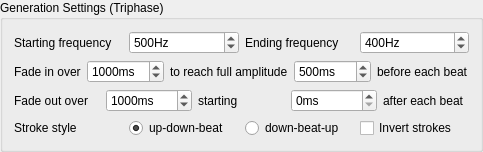
        <widget class="QGroupBox" name="estimTriphaseSettingsBox">
         <property name="enabled">
          <bool>true</bool>
         </property>
         <property name="title">
          <string>Generation Settings (Triphase)</string>
         </property>
         <layout class="QGridLayout" name="gridLayout_9">
          <item row="1" column="0" colspan="2">
           <layout class="QHBoxLayout" name="estimTriphaseFrequencyHorizontalLayout">
            <item>
             <widget class="QLabel" name="estimTriphaseStartingFrequencyLabel">
              <property name="toolTip">
               <string>Carrier frequency of the e-stim signal at the start of the game</string>
              </property>
              <property name="text">
               <string>Starting frequency</string>
              </property>
             </widget>
            </item>
            <item>
             <widget class="QSpinBox" name="estimTriphaseStartingFrequencySpinbox">
              <property name="toolTip">
               <string>Carrier frequency of the e-stim signal at the start of the game</string>
              </property>
              <property name="suffix">
               <string>Hz</string>
              </property>
              <property name="minimum">
               <number>50</number>
              </property>
              <property name="maximum">
               <number>8000</number>
              </property>
              <property name="singleStep">
               <number>10</number>
              </property>
              <property name="value">
               <number>500</number>
              </property>
             </widget>
            </item>
            <item>
             <widget class="QLabel" name="estimTriphaseEndingFrequencyLabel">
              <property name="toolTip">
               <string>Carrier frequency of the e-stim signal at the start of the game (lower frequencies are more intense)</string>
              </property>
              <property name="text">
               <string>Ending frequency</string>
              </property>
             </widget>
            </item>
            <item>
             <widget class="QSpinBox" name="estimTriphaseEndingFrequencySpinbox">
              <property name="toolTip">
               <string>Carrier frequency of the e-stim signal at the start of the game (lower frequencies are more intense)</string>
              </property>
              <property name="suffix">
               <string>Hz</string>
              </property>
              <property name="minimum">
               <number>50</number>
              </property>
              <property name="maximum">
               <number>8000</number>
              </property>
              <property name="singleStep">
               <number>10</number>
              </property>
              <property name="value">
               <number>400</number>
              </property>
             </widget>
            </item>
           </layout>
          </item>
          <item row="3" column="0" colspan="2">
           <layout class="QHBoxLayout" name="estimBeatFadeInHorizontalLayout">
            <item>
             <widget class="QLabel" name="label_11">
              <property name="text">
               <string>Fade in over</string>
              </property>
             </widget>
            </item>
            <item>
             <widget class="QSpinBox" name="estimBeatFadeInTimeSpinBox">
              <property name="toolTip">
               <string>This is how long it will take to ramp up the signal when coming up to a beat.</string>
              </property>
              <property name="suffix">
               <string>ms</string>
              </property>
              <property name="maximum">
               <number>10000</number>
              </property>
              <property name="singleStep">
               <number>50</number>
              </property>
              <property name="value">
               <number>1000</number>
              </property>
             </widget>
            </item>
            <item>
             <widget class="QLabel" name="label_12">
              <property name="text">
               <string>to reach full amplitude</string>
              </property>
             </widget>
            </item>
            <item>
             <widget class="QSpinBox" name="estimBeatFadeInAnticipationTimeSpinBox">
              <property name="toolTip">
               <string>Full stimulation will be reached this long before the beat.</string>
              </property>
              <property name="suffix">
               <string>ms</string>
              </property>
              <property name="maximum">
               <number>30000</number>
              </property>
              <property name="singleStep">
               <number>50</number>
              </property>
              <property name="value">
               <number>500</number>
              </property>
             </widget>
            </item>
            <item>
             <widget class="QLabel" name="label_13">
              <property name="text">
               <string>before each beat</string>
              </property>
             </widget>
            </item>
           </layout>
          </item>
          <item row="10" column="0" colspan="2">
           <layout class="QHBoxLayout" name="estimTriphaseStrokeStyleHorizontalLayout">
            <item>
             <widget class="QLabel" name="estimTriphaseStrokeStyleLabel">
              <property name="toolTip">
               <string>Choose the 'style' of stroking that should be simulated.</string>
              </property>
              <property name="text">
               <string>Stroke style</string>
              </property>
             </widget>
            </item>
            <item>
             <widget class="QRadioButton" name="estimUpDownBeatRadioButton">
              <property name="toolTip">
               <string>A full up-and-down stroke is timed so that it finishes on the beat. It will pause at the bottom of the stroke if there is no beat shortly after.</string>
              </property>
              <property name="text">
               <string>up-down-beat</string>
              </property>
              <property name="checked">
               <bool>true</bool>
              </property>
             </widget>
            </item>
            <item>
             <widget class="QRadioButton" name="estimDownBeatUpRadioButton">
              <property name="toolTip">
               <string>A full down-and-up stroke is timed so that the bottom of the stroke falls on the beat. After the up-stroke, it will pause at the top of the stroke if there is no beat shortly after.</string>
              </property>
              <property name="text">
               <string>down-beat-up</string>
              </property>
             </widget>
            </item>
            <item>
             <widget class="QCheckBox" name="estimInvertStrokesCheckBox">
              <property name="toolTip">
               <string>Adjust the phase of the signal so that the sensations seem 'upside down'. Useful for a different sensation, or if the electrode positions are swapped.</string>
              </property>
              <property name="text">
               <string>Invert strokes</string>
              </property>
             </widget>
            </item>
           </layout>
          </item>
          <item row="4" column="0" colspan="2">
           <layout class="QHBoxLayout" name="estimBeatFadeOutHorizontalLayout">
            <item>
             <widget class="QLabel" name="label_16">
              <property name="text">
               <string>Fade out over</string>
              </property>
             </widget>
            </item>
            <item>
             <widget class="QSpinBox" name="estimBeatFadeOutTimeSpinBox">
              <property name="toolTip">
               <string>This is how long it takes to ramp down the signal again after a beat.</string>
              </property>
              <property name="suffix">
               <string>ms</string>
              </property>
              <property name="maximum">
               <number>10000</number>
              </property>
              <property name="singleStep">
               <number>50</number>
              </property>
              <property name="value">
               <number>1000</number>
              </property>
             </widget>
            </item>
            <item>
             <widget class="QLabel" name="label_15">
              <property name="text">
               <string>starting</string>
              </property>
             </widget>
            </item>
            <item>
             <widget class="QSpinBox" name="estimBeatFadeOutDelaySpinBox">
              <property name="toolTip">
               <string>The signal will start fading away this long after the beat.</string>
              </property>
              <property name="suffix">
               <string>ms</string>
              </property>
              <property name="maximum">
               <number>30000</number>
              </property>
              <property name="singleStep">
               <number>50</number>
              </property>
             </widget>
            </item>
            <item>
             <widget class="QLabel" name="label_14">
              <property name="text">
               <string>after each beat</string>
              </property>
             </widget>
            </item>
           </layout>
          </item>
         </layout>
        </widget>
